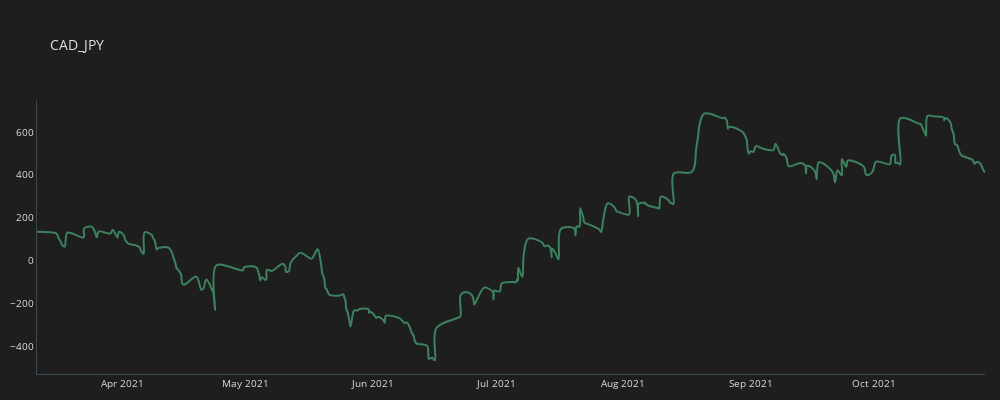

The code cell stored with this chart in its notebook:
### Code cell
plot_line(trades_cad_jpy, "CAD_JPY")

### Figure 1 — Plotly figure (JSON) as saved in the notebook; plotly's stock layout.template omitted (floating-point values rounded to 4 significant figures; data arrays with more than 128 entries replaced by an {"elided": "..."} marker saying what was removed)
{"data": [{"line": {"color": "#3d825f", "shape": "spline", "width": 2}, "mode": "lines", "name": "CAD_JPY", "type": "scatter", "x": {"elided": "266 str values"}, "y": {"elided": "266 float values"}}], "layout": {"font": {"color": "#e1e1e1", "size": 10}, "height": 400, "margin": {"b": 10, "l": 15, "r": 15}, "paper_bgcolor": "#1e1e1e", "plot_bgcolor": "#1e1e1e", "title": {"text": "CAD_JPY"}, "width": 1000, "xaxis": {"linecolor": "#3a4a54", "linewidth": 1, "showgrid": false, "zeroline": false}, "yaxis": {"linecolor": "#3a4a54", "linewidth": 1, "showgrid": false, "zeroline": false}}}
